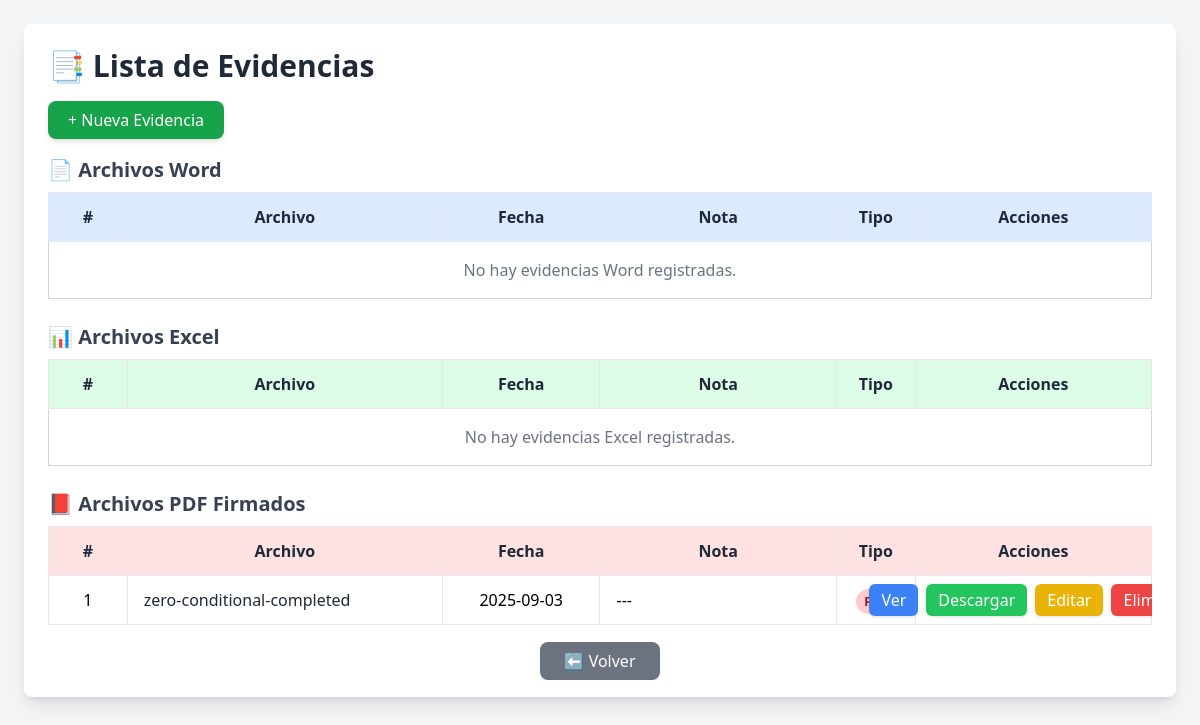
/evidencia/ (signed in), run on the app's committed database.
### app/models/users.py (models this page shows)
class Evidencia(db.Model):
    __tablename__ = 'evidencia'
    id_evidencia = db.Column(db.Integer, primary_key=True)
    formato = db.Column(db.String(10), nullable=False)
    nombre_archivo = db.Column(db.String(255), nullable=False)
    url_archivo = db.Column(db.String(255), nullable=False)
    fecha_subida = db.Column(db.Date, nullable=False)
    tipo = db.Column(db.String(50), nullable=False)
    nota = db.Column(db.String(255), nullable=True)
    aprendiz_id_aprendiz = db.Column(db.Integer, db.ForeignKey('aprendiz.id_aprendiz'), nullable=False)
    aprendiz_rel = db.relationship('Aprendiz', back_populates='evidencias', lazy=True)

### app/routes/evidencia_route.py (the view)
@bp.route('/')
@login_required
def listar_evidencias():
    aprendiz_id = None
    if isinstance(current_user, Aprendiz):
        aprendiz_id = current_user.id_aprendiz
    elif isinstance(current_user, Instructor):
        aprendiz_id = request.args.get('aprendiz_id', type=int)
        if not aprendiz_id:
            flash('Debes seleccionar un aprendiz.', 'warning')
            return redirect(url_for('auth.dashboard'))
    if not aprendiz_id:
        flash('Acceso denegado.', 'danger')
        return redirect(url_for('auth.dashboard'))
    aprendiz = Aprendiz.query.get_or_404(aprendiz_id)
    evidencias_word = Evidencia.query.filter_by(aprendiz_id_aprendiz=aprendiz.id_aprendiz, tipo='Word').all()
    evidencias_excel = Evidencia.query.filter_by(aprendiz_id_aprendiz=aprendiz.id_aprendiz, tipo='Excel').all()
    evidencias_pdf = Evidencia.query.filter_by(aprendiz_id_aprendiz=aprendiz.id_aprendiz, tipo='Pdf').all()
    return render_template('evidencia/listar_evidencia.html',
                           aprendiz=aprendiz,
                           evidencias_word=evidencias_word,
                           evidencias_excel=evidencias_excel,
                           evidencias_pdf=evidencias_pdf)

### app/__init__.py (called while the page is built)
@login_manager.user_loader
def load_user(user_id):
    from app.models.users import Aprendiz, Instructor, User
    try:
        role, id = user_id.split("-")
        id = int(id)
    except (ValueError, AttributeError):
        return None
    if role == "aprendiz":
        return Aprendiz.query.get(id)
    elif role == "instructor":
        return Instructor.query.get(id)
    elif role == "admin":
        return User.query.get(id)
    return None

### app/templates/evidencia/listar_evidencia.html (shortened to what this page needs)
<!DOCTYPE html>
<html lang="es">
<head>
    <script src="https://cdn.tailwindcss.com"></script>
</head>
<body class="bg-gray-100 p-6">
    <div class="max-w-7xl mx-auto bg-white shadow-lg rounded-lg p-6">
        <h1 class="text-3xl font-bold mb-6 text-gray-800">📑 Lista de Evidencias</h1>
        <div class="mb-6">
            <a href="{{ url_for('evidencia_bp.choose_type') }}"
               class="bg-green-600 text-white px-5 py-2 rounded-lg shadow-md hover:bg-green-700 transition">
                + Nueva Evidencia
            </a>
        </div>
        <h2 class="text-xl font-semibold text-gray-700 mb-2">📄 Archivos Word</h2>
        <div class="overflow-x-auto mb-6">
            <table class="w-full table-fixed border border-gray-300 rounded-lg shadow-sm bg-white">
                <thead class="bg-blue-100 text-gray-800 font-medium">
                    <tr>
                        <th class="w-1/12 px-4 py-3 border">#</th>
                        <th class="w-4/12 px-4 py-3 border">Archivo</th>
                        <th class="w-2/12 px-4 py-3 border">Fecha</th>
                        <th class="w-3/12 px-4 py-3 border">Nota</th>
                        <th class="w-1/12 px-4 py-3 border">Tipo</th>
                        <th class="w-3/12 px-4 py-3 border">Acciones</th>
                    </tr>
                </thead>
                <tbody>
                    {% for evidencia in evidencias_word %}
                    <tr class="hover:bg-gray-50">
                        <td class="px-4 py-2 border text-center">{{ evidencia.id_evidencia }}</td>
                        <td class="px-4 py-2 border font-medium text-gray-800 truncate whitespace-nowrap">
                            {{ evidencia.nombre_archivo.split('_', 1)[-1].rsplit('.', 1)[0] }}
                        </td>
                        <td class="px-4 py-2 border text-center truncate whitespace-nowrap">{{ evidencia.fecha_subida }}</td>
                        <td class="px-4 py-2 border truncate whitespace-nowrap">{{ evidencia.nota or '---' }}</td>
                        <td class="px-4 py-2 border text-center whitespace-nowrap">
                            <span class="bg-blue-200 text-blue-800 px-2 py-1 rounded-full text-xs font-semibold">
                                Word
                            </span>
                        </td>
                        <td class="px-4 py-2 border text-center">
                            <div class="flex justify-center gap-2 flex-nowrap">
                                <a href="{{ url_for('evidencia_bp.serve_file', id=evidencia.id_evidencia) }}"
                                   class="bg-green-500 text-white px-3 py-1 rounded-md shadow hover:bg-green-600 transition">
                                   Descargar
                                </a>
                                <a href="{{ url_for('evidencia_bp.editar_evidencia', id=evidencia.id_evidencia) }}"
                                   class="bg-blue-500 text-white px-3 py-1 rounded-md shadow hover:bg-blue-600 transition">Editar</a>
                                <a href="{{ url_for('evidencia_bp.eliminar_evidencia', id=evidencia.id_evidencia) }}"
                                   class="bg-red-500 text-white px-3 py-1 rounded-md shadow hover:bg-red-600 transition"
                                   onclick="return confirm('¿Seguro que deseas eliminar esta evidencia?');">Eliminar</a>
                            </div>
                        </td>
                    </tr>
                    {% else %}
                    <tr>
                        <td colspan="6" class="text-center py-4 text-gray-500">No hay evidencias Word registradas.</td>
                    </tr>
                    {% endfor %}
                </tbody>
            </table>
        </div>
        <h2 class="text-xl font-semibold text-gray-700 mb-2">📊 Archivos Excel</h2>
        <div class="overflow-x-auto mb-6">
            <table class="w-full table-fixed border border-gray-300 rounded-lg shadow-sm bg-white">
                <thead class="bg-green-100 text-gray-800 font-medium">
                    <tr>
                        <th class="w-1/12 px-4 py-3 border">#</th>
                        <th class="w-4/12 px-4 py-3 border">Archivo</th>
                        <th class="w-2/12 px-4 py-3 border">Fecha</th>
                        <th class="w-3/12 px-4 py-3 border">Nota</th>
                        <th class="w-1/12 px-4 py-3 border">Tipo</th>
                        <th class="w-3/12 px-4 py-3 border">Acciones</th>
                    </tr>
                </thead>
                <tbody>
                    {% for evidencia in evidencias_excel %}
                    <tr class="hover:bg-gray-50">
                        <td class="px-4 py-2 border text-center">{{ evidencia.id_evidencia }}</td>
                        <td class="px-4 py-2 border font-medium text-gray-800 truncate whitespace-nowrap">
                            {{ evidencia.nombre_archivo.split('_', 1)[-1].rsplit('.', 1)[0] }}
                        </td>
                        <td class="px-4 py-2 border text-center truncate whitespace-nowrap">{{ evidencia.fecha_subida }}</td>
                        <td class="px-4 py-2 border truncate whitespace-nowrap">{{ evidencia.nota or '---' }}</td>
                        <td class="px-4 py-2 border text-center whitespace-nowrap">
                            <span class="bg-green-200 text-green-800 px-2 py-1 rounded-full text-xs font-semibold">
                                Excel
                            </span>
                        </td>
                        <td class="px-4 py-2 border text-center">
                            <div class="flex justify-center gap-2 flex-nowrap">
                                <a href="{{ url_for('evidencia_bp.serve_file', id=evidencia.id_evidencia) }}"
                                   class="bg-green-500 text-white px-3 py-1 rounded-md shadow hover:bg-green-600 transition">
                                   Descargar
                                </a>
                                <a href="{{ url_for('evidencia_bp.editar_evidencia', id=evidencia.id_evidencia) }}"
                                   class="bg-blue-500 text-white px-3 py-1 rounded-md shadow hover:bg-blue-600 transition">Editar</a>
                                <a href="{{ url_for('evidencia_bp.eliminar_evidencia', id=evidencia.id_evidencia) }}"
                                   class="bg-red-500 text-white px-3 py-1 rounded-md shadow hover:bg-red-600 transition"
                                   onclick="return confirm('¿Seguro que deseas eliminar esta evidencia?');">Eliminar</a>
                            </div>
                        </td>
                    </tr>
                    {% else %}
                    <tr>
                        <td colspan="6" class="text-center py-4 text-gray-500">No hay evidencias Excel registradas.</td>
                    </tr>
                    {% endfor %}
                </tbody>
            </table>
        </div>
        <h2 class="text-xl font-semibold text-gray-700 mb-2">📕 Archivos PDF Firmados</h2>
        <div class="overflow-x-auto mb-6">
            <table class="w-full table-fixed border border-gray-300 rounded-lg shadow-sm bg-white">
                <thead class="bg-red-100 text-gray-800 font-medium">
                    <tr>
                        <th class="w-1/12 px-4 py-3 border">#</th>
                        <th class="w-4/12 px-4 py-3 border">Archivo</th>
                        <th class="w-2/12 px-4 py-3 border">Fecha</th>
                        <th class="w-3/12 px-4 py-3 border">Nota</th>
                        <th class="w-1/12 px-4 py-3 border">Tipo</th>
                        <th class="w-3/12 px-4 py-3 border">Acciones</th>
                    </tr>
                </thead>
                <tbody>
                    {% for evidencia in evidencias_pdf %}
                    <tr class="hover:bg-gray-50">
                        <td class="px-4 py-2 border text-center">{{ evidencia.id_evidencia }}</td>
                        <td class="px-4 py-2 border font-medium text-gray-800 truncate whitespace-nowrap">
                            {{ evidencia.nombre_archivo.split('_', 1)[-1].rsplit('.', 1)[0] }}
                        </td>
                        <td class="px-4 py-2 border text-center truncate whitespace-nowrap">{{ evidencia.fecha_subida }}</td>
                        <td class="px-4 py-2 border truncate whitespace-nowrap">{{ evidencia.nota or '---' }}</td>
                        <td class="px-4 py-2 border text-center whitespace-nowrap">
                            <span class="bg-red-200 text-red-800 px-2 py-1 rounded-full text-xs font-semibold">
                                PDF
                            </span>
                        </td>
                        <td class="px-4 py-2 border text-center">
                            <div class="flex justify-center gap-2 flex-nowrap">
                                <a href="{{ url_for('evidencia_bp.view_file', id=evidencia.id_evidencia) }}"
   class="bg-blue-500 text-white px-3 py-1 rounded-md shadow hover:bg-blue-600 transition"
   target="_blank">
   Ver
</a>
                                <a href="{{ url_for('evidencia_bp.serve_file', id=evidencia.id_evidencia) }}"
                                   class="bg-green-500 text-white px-3 py-1 rounded-md shadow hover:bg-green-600 transition">
                                   Descargar
                                </a>
                                <a href="{{ url_for('evidencia_bp.editar_evidencia', id=evidencia.id_evidencia) }}"
                                   class="bg-yellow-500 text-white px-3 py-1 rounded-md shadow hover:bg-yellow-600 transition">Editar</a>
                                <a href="{{ url_for('evidencia_bp.eliminar_evidencia', id=evidencia.id_evidencia) }}"
                                   class="bg-red-500 text-white px-3 py-1 rounded-md shadow hover:bg-red-600 transition"
                                   onclick="return confirm('¿Seguro que deseas eliminar esta evidencia?');">Eliminar</a>
                            </div>
                        </td>
                    </tr>
                    {% else %}
                    <tr>
                        <td colspan="6" class="text-center py-4 text-gray-500">No hay evidencias PDF registradas.</td>
                    </tr>
                    {% endfor %}
                </tbody>
            </table>
        </div>
        <div class="mt-6 text-center">
    {% if aprendiz %}
        <a href="{{ url_for('aprendiz_bp.ver_dashboard_aprendiz', id=aprendiz.id_aprendiz) }}"
           class="bg-gray-500 text-white px-6 py-2 rounded-lg hover:bg-gray-600 transition">
           ⬅️ Volver
        </a>
    {% else %}
        <a href="{{ url_for('auth.dashboard') }}"
           class="bg-gray-500 text-white px-6 py-2 rounded-lg hover:bg-gray-600 transition">
           ⬅️ Volver
        </a>
    {% endif %}
</div>
    </div>
</body>
</html>

### data on the page
Evidencia: id_evidencia "1", nombre_archivo "zero-conditional-completed", fecha_subida "2025-09-03", nota "---"
